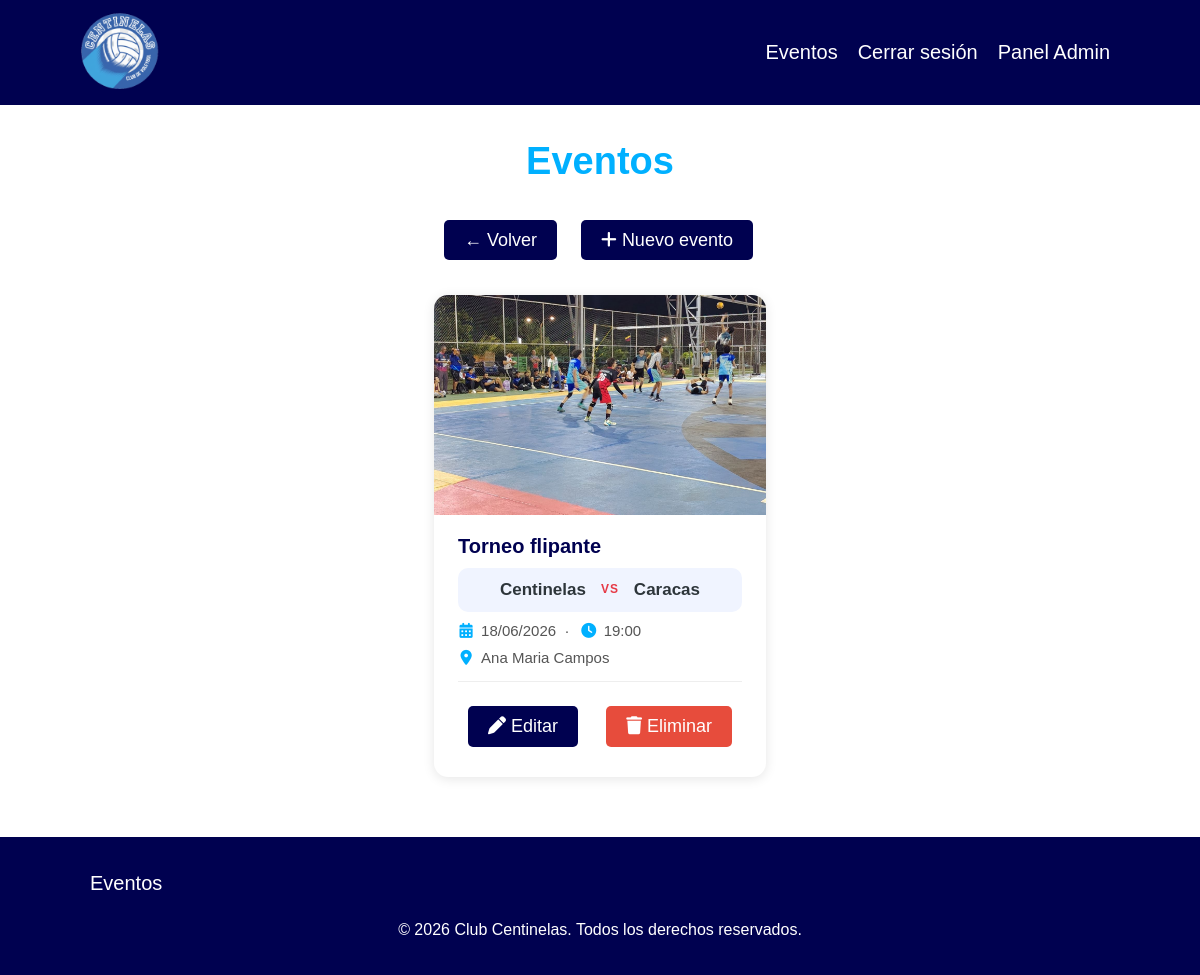
Page /admin/eventos/index.php (signed in) on the committed database.
### tables this page shows
CREATE TABLE `eventos` (
  `id` int(11) NOT NULL,
  `nombre` varchar(100) NOT NULL,
  `fecha` date DEFAULT NULL,
  `hora` time DEFAULT NULL,
  `equipo_local` varchar(100) DEFAULT NULL,
  `equipo_visit` varchar(100) DEFAULT NULL,
  `imagen` varchar(255) DEFAULT NULL,
  `lugar` varchar(150) DEFAULT NULL
);

### src/Evento.php (called while the page is built, shortened)
<?php
class Evento
{
    public static function listar()
    {
        $conn = DB::conectar();
        $sql = 'SELECT * FROM eventos ORDER BY fecha ASC';
        return $conn->query($sql);
    }
}

### admin/eventos/index.php (the view, shortened to what this page needs)
<?php
require_once __DIR__ . '/../../src/Evento.php';
$eventos = Evento::listar();
include __DIR__ . '/../../templates/header.php';
?>
<main class="contenedor seccion">
    <h1>Eventos</h1>
    <a class="boton" href="/centinela/admin/index.php">← Volver</a>
    <a class="boton" href="/centinela/admin/eventos/crear.php">
        <i class="fa-solid fa-plus"></i> Nuevo evento
    </a>
    <?php if ($eventos->num_rows === 0): ?>
        <p>No hay eventos registrados aún.</p>
    <?php else: ?>
        <div class="eventos-grid">
            <?php while ($evento = $eventos->fetch_assoc()): ?>
                <div class="evento-card">
                    <?php if ($evento['imagen']): ?>
                        <img class="evento-card-img"
                             src="/centinela/assets/img/eventos/<?php echo htmlspecialchars($evento['imagen']); ?>"
                             alt="<?php echo htmlspecialchars($evento['nombre']); ?>">
                    <?php else: ?>
                        <div class="evento-card-img-placeholder">
                            <i class="fa-solid fa-volleyball"></i>
                        </div>
                    <?php endif; ?>
                    <div class="evento-card-body">
                        <h2 class="evento-card-titulo">
                            <?php echo htmlspecialchars($evento['nombre']); ?>
                        </h2>
                        <?php if ($evento['equipo_local'] && $evento['equipo_visit']): ?>
                            <div class="evento-card-enfrentamiento">
                                <span><?php echo htmlspecialchars($evento['equipo_local']); ?></span>
                                <span class="evento-vs">VS</span>
                                <span><?php echo htmlspecialchars($evento['equipo_visit']); ?></span>
                            </div>
                        <?php endif; ?>
                        <p class="evento-card-meta">
                            <i class="fa-solid fa-calendar-days"></i>
                            <?php echo date('d/m/Y', strtotime($evento['fecha'])); ?>
                            <?php if ($evento['hora']): ?>
                                &nbsp;·&nbsp;
                                <i class="fa-solid fa-clock"></i>
                                <?php echo date('H:i', strtotime($evento['hora'])); ?>
                            <?php endif; ?>
                        </p>
                        <p class="evento-card-meta">
                            <i class="fa-solid fa-location-dot"></i>
                            <?php echo htmlspecialchars($evento['lugar']); ?>
                        </p>
                        <div class="evento-card-acciones">
                            <a class="boton"
                               href="/centinela/admin/eventos/editar.php?id=<?php echo $evento['id']; ?>">
                                <i class="fa-solid fa-pen"></i> Editar
                            </a>
                            <form method="POST" action="/centinela/admin/eventos/eliminar.php">
                                <button class="boton boton-rojo" type="submit">
                                    <i class="fa-solid fa-trash"></i> Eliminar
                                </button>
                            </form>
                        </div>
                    </div>
                </div>
            <?php endwhile; ?>
        </div>
    <?php endif; ?>
</main>
<?php include __DIR__ . '/../../templates/footer.php'; ?>

### assets/styles/app.css (style rules this page uses)
:root { --blanco-fondo: #FFFFFF; --celeste-primario: #00B0FF; --azul-interactivo: #007BB2; --azul-oscuro: #000150; --texto-principal: #2d353a; }
html { box-sizing: border-box; font-size: 62.5%; }
*, *:before, *:after { box-sizing: inherit; }
body { font-size: 1.6rem; margin: 0; display: flex; flex-direction: column; min-height: 100vh; }
main { display: block; flex: 1; }
h1, h2, h3, p, a { font-family: 'Google Sans', sans-serif; color: var(--texto-principal); }
a { text-decoration: none; }
h1 { font-size: 3.8rem; font-weight: 700; color: var(--celeste-primario); }
h2 { font-size: 2.8rem; color: var(--celeste-primario); }
h1, h2, h3 { text-align: center; }
.seccion { padding-top: 1rem; padding-bottom: 1rem; }
.contenedor { max-width: 90%; margin: 0 auto; }
.boton { display: inline-block; background-color: var(--azul-oscuro); color: white; padding: 1rem 2rem; margin: 1rem; border-radius: 5px; font-size: 1.8rem; font-weight: 500; border: none; font-family: 'Google Sans', sans-serif; cursor: pointer; transition: background-color 0.2s ease; }
.boton-rojo { background-color: #e74c3c; color: #fff; border: none; cursor: pointer; }
.eventos-grid { display: flex; flex-direction: column; align-items: center; gap: 2.5rem; margin-top: 2.5rem; }
.evento-card { width: 100%; max-width: 680px; border-radius: 14px; overflow: hidden; box-shadow: 0 2px 12px rgba(0, 0, 0, 0.10); background: #fff; display: flex; flex-direction: column; font-family: 'Google Sans', sans-serif; transition: transform 0.2s, box-shadow 0.2s; }
.evento-card-img { width: 100%; height: 220px; object-fit: cover; display: block; }
.evento-card-body { padding: 2rem 2.4rem; display: flex; flex-direction: column; gap: 1rem; }
.evento-card-titulo { font-family: 'Google Sans', sans-serif; font-size: 2rem; font-weight: 700; margin: 0; color: var(--azul-oscuro); text-align: left; }
.evento-card-enfrentamiento { display: flex; align-items: center; justify-content: center; gap: 1.5rem; background: #f0f4ff; border-radius: 10px; padding: 1.2rem 1.6rem; font-family: 'Google Sans', sans-serif; font-weight: 600; font-size: 1.7rem; color: var(--texto-principal); }
.evento-vs { font-size: 1.2rem; font-weight: 800; color: #e63946; letter-spacing: 0.08em; }
.evento-card-meta { font-family: 'Google Sans', sans-serif; font-size: 1.5rem; color: #555; margin: 0; display: flex; align-items: center; gap: 0.7rem; }
.evento-card-meta i { color: var(--celeste-primario); width: 16px; text-align: center; }
.evento-card-acciones { display: flex; gap: 0.8rem; flex-wrap: wrap; margin-top: 0.5rem; padding-top: 1.4rem; border-top: 1px solid #eee; }

### rows in the picture
eventos: imagen (picture), nombre "Torneo flipante", equipo_local "Centinelas", equipo_visit "Caracas", fecha "18/06/2026", hora "19:00", lugar "Ana Maria Campos"
